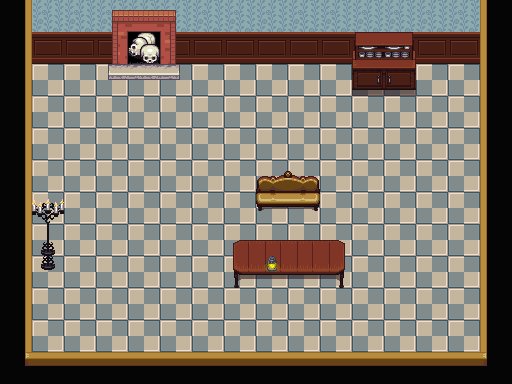

Tiled map render using the project's own tile images. Description and the whole map definition, tile-layer contents included, below:
An orthogonal 16x12 tile map with 32x32 px tiles, 3 tile layers (Tile Layer 1, Tile Layer 2, Tile Layer 3), 4 tilesets.

<map version="1.0" tiledversion="2017.11.22" orientation="orthogonal" renderorder="right-down" width="16" height="12" tilewidth="32" tileheight="32" infinite="0" nextobjectid="1">
 <tileset firstgid="1" source="Interior1.tsx" />
 <tileset firstgid="1025" source="interior.tsx" />
 <tileset firstgid="1281" source="Exterior Tiles.tsx" />
 <tileset firstgid="2305" source="Terrain and Outside.tsx" />
 <layer name="Tile Layer 1" width="16" height="12">
  <data encoding="csv">
969,843,843,843,843,843,843,843,843,843,843,843,843,843,843,967,
969,875,875,875,875,875,875,875,875,875,875,875,875,875,875,967,
969,963,963,963,963,963,963,963,963,963,963,963,963,963,963,967,
969,963,963,963,963,963,963,963,963,963,963,963,963,963,963,967,
969,963,963,963,963,963,963,963,963,963,963,963,963,963,963,967,
969,963,963,963,963,963,963,963,963,963,963,963,963,963,963,967,
969,963,963,963,963,963,963,963,963,963,963,963,963,963,963,967,
969,963,963,963,963,963,963,963,963,963,963,963,963,963,963,967,
969,963,963,963,963,963,963,963,963,963,963,963,963,963,963,967,
969,963,963,963,963,963,963,963,963,963,963,963,963,963,963,967,
969,963,963,963,963,963,963,963,963,963,963,963,963,963,963,967,
966,936,936,936,936,936,936,936,936,936,936,936,936,936,936,965
</data>
 </layer>
 <layer name="Tile Layer 2" width="16" height="12">
  <data encoding="csv">
0,0,0,300,301,302,0,0,0,0,0,0,0,0,0,0,
0,0,0,332,333,334,0,0,0,0,0,558,559,0,0,0,
0,0,0,364,365,366,0,0,0,0,0,590,591,0,0,0,
0,0,0,0,0,0,0,0,0,0,0,0,0,0,0,0,
0,0,0,0,0,0,0,0,0,0,0,0,0,0,0,0,
0,0,0,0,0,0,0,0,779,780,0,0,0,0,0,0,
0,692,0,0,0,0,0,0,811,812,0,0,0,0,0,0,
0,724,0,0,0,0,0,757,758,758,759,0,0,0,0,0,
0,756,0,0,0,0,0,853,854,854,855,0,0,0,0,0,
0,0,0,0,0,0,0,0,0,0,0,0,0,0,0,0,
0,0,0,0,0,0,0,0,0,0,0,0,0,0,0,0,
0,0,0,0,0,0,0,0,0,0,0,0,0,0,0,0
</data>
 </layer>
 <layer name="Tile Layer 3" width="16" height="12">
  <data encoding="csv">
0,0,0,0,0,0,0,0,0,0,0,0,0,0,0,0,
0,0,0,0,727,0,0,0,0,0,0,0,0,0,0,0,
0,0,0,0,0,0,0,0,0,0,0,0,0,0,0,0,
0,0,0,0,0,0,0,0,0,0,0,0,0,0,0,0,
0,0,0,0,0,0,0,0,0,0,0,0,0,0,0,0,
0,0,0,0,0,0,0,0,0,0,0,0,0,0,0,0,
0,0,0,0,0,0,0,0,0,0,0,0,0,0,0,0,
0,0,0,0,0,0,0,0,0,0,0,0,0,0,0,0,
0,0,0,0,0,0,0,0,408,0,0,0,0,0,0,0,
0,0,0,0,0,0,0,0,0,0,0,0,0,0,0,0,
0,0,0,0,0,0,0,0,0,0,0,0,0,0,0,0,
0,0,0,0,0,0,0,0,0,0,0,0,0,0,0,0
</data>
 </layer>
</map>
